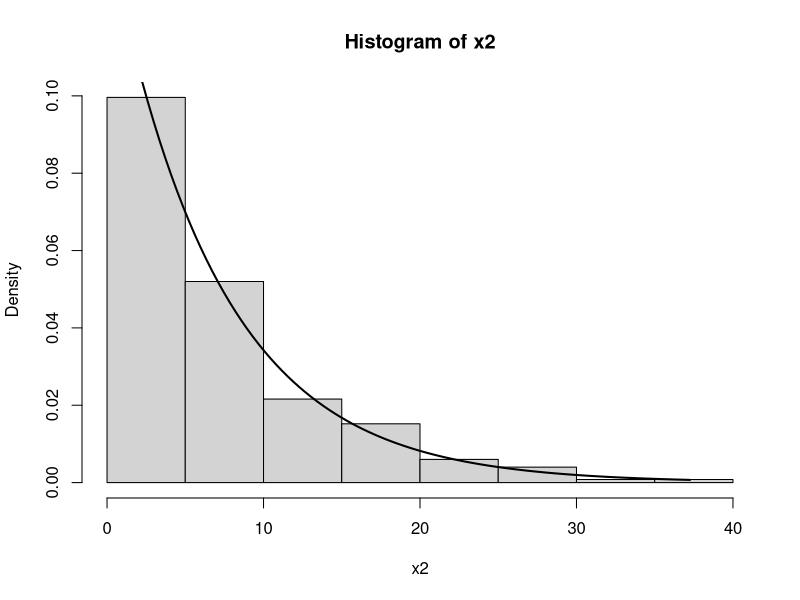

Source code (R):
#33
x2 <- rexp(500, 1 / 7)
hist(x2, probability = TRUE)
curve(dexp(x, 1 / 7), from = 0, to = max(x2), add = TRUE, lwd = 2)
